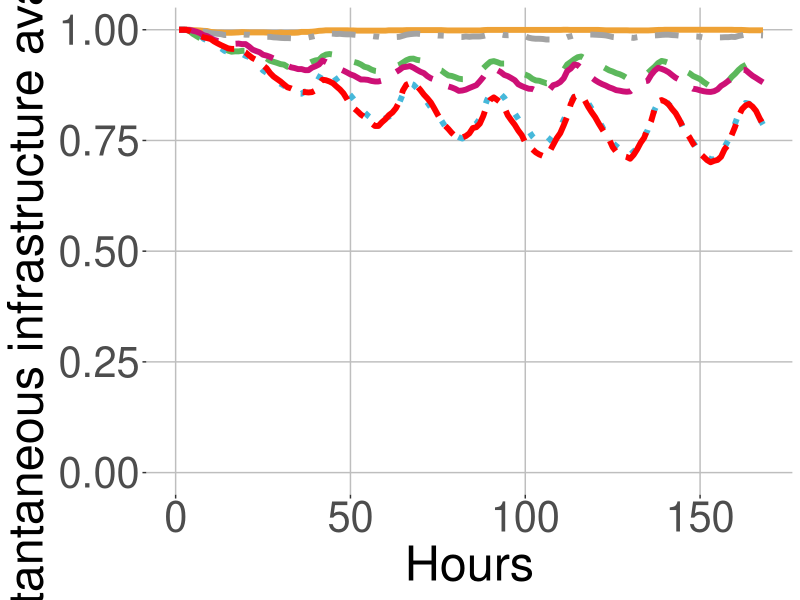

Here is the R script that generated this plot:
# execute all lines: ctrl + shift + enter

library(ggplot2)

# set working directory here
setwd(dirname(rstudioapi::getSourceEditorContext()$path))

overall <- read.table("exp_assembly_overall_energy_template.txt", 
                      header = F,
                      sep = " ",
                      col.names= c("overallx", "overally")
)

random <- read.table("exp_assembly_random.txt", 
                     header = F,
                     sep = " ",
                     col.names= c("randomx", "randomy")
)

res <- read.table("exp_assembly_residual_life_template.txt", 
                  header = F,
                  sep = " ",
                  col.names= c("resx","resy")
)

local <- read.table("exp_assembly_local_energy_template.txt", 
                    header = F,
                    sep = " ",
                    col.names= c("locx","locy")
)

learning <- read.table("exp_assembly_fair_energyBP.txt", 
                       header = F,
                       sep = " ",
                       col.names= c("enx","eny")
)

qos <- read.table("exp_assembly_QoS.txt", 
                  header = F,
                  sep = " ",
                  col.names= c("qosx","qosy")
)


overall_x <- overall$overallx
overall_y <- overall$overally

random_y <- random$randomy
res_y <- res$resy
local_y <- local$locy
energyAware_y <- learning$eny
qos_y <- qos$qosy

head(overall)

colors <- c("overall" = "#EEA236", "residual life" = "#5CB85C", "random" = "#46B8DA", "local"="gray64", "energy balance"="deeppink3", "qos"="#FF0000")

g = ggplot(data=local, aes(x=overall_x, col = group)) + 
  
  geom_line(aes(y = overall_y, color = "overall",linetype=b), size = 2, linetype="solid") +
  geom_line(aes(y = res_y, color = "residual life"), size = 2, linetype="dashed") +
  geom_line(aes(y = random_y, color = "random"), size = 2, linetype="dotted") +
  geom_line(aes(y = local_y, color = "local"), size = 2, linetype="dotdash") +
  geom_line(aes(y = energyAware_y, color = "energy balance"), size = 2, linetype="longdash") +
  geom_line(aes(y = qos_y, color = "qos"), size = 2, linetype="twodash")  +
  ylim(0, 1.0) +
  xlim(0, 168) +
  
  labs(x = "Hours",
       y = "Instantaneous infrastructure availability") +

  scale_color_manual(values = colors)

  g+theme(panel.background = element_rect(fill="white"),
          panel.grid.minor.y = element_line(size=2),
          panel.grid.major = element_line(colour = "gray"),
          plot.background = element_rect(fill="white"),
          axis.text=element_text(size=30),
          axis.title=element_text(size=35),
          legend.position = "none")  
